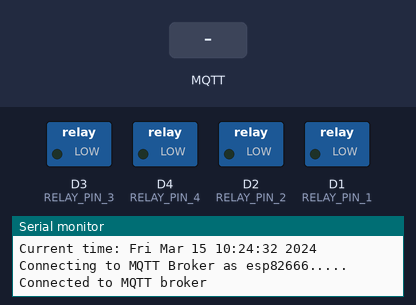
The sketch below on a simulated ESP8266 (NodeMCU). Parts: switched loads named in the sketch (green lamp = pin HIGH), the last lines printed to the serial monitor. The test bench sets the inputs (shaded band). WiFi joins after 1.5 s; servers stay silent unless stated; the local clock reads 2024-03-15 10:24:30 at power-on unless the sketch sets it; no MQTT or app messages arrive unless stated.

Above: at 3.2 s.
3.3 s: MQTT message "on" arrives on the first subscribed topic
At 4.1 s:
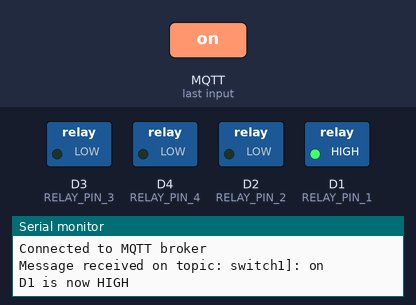
5.8 s: MQTT message "on" arrives on the second subscribed topic
At 6.5 s:
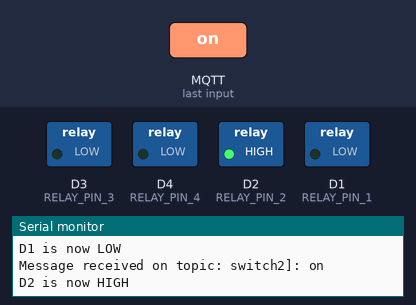
8.3 s: MQTT message "on" arrives on the third subscribed topic
At 9.1 s:
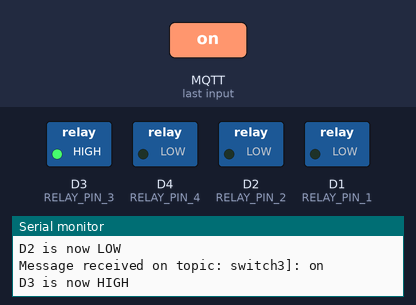
Timing chart, 0 to 11.3 s (numbered marks = the images above; inputs shaded):
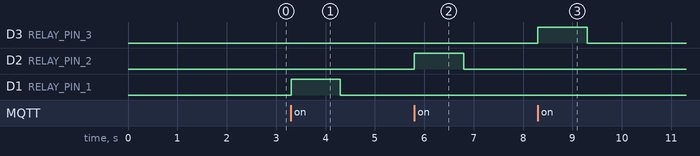

The sketch:

emqx.ino
```cpp
#include <ESP8266WiFi.h>
#include <PubSubClient.h>
#include <time.h>

// WiFi credentials
const char *ssid = "DILV-MEN-Plus";             // Replace with your WiFi name
const char *password = "dilv2023";   // Replace with your WiFi password

// MQTT Broker settings
const int mqtt_port = 8883;  // MQTT port (TLS)
const char *mqtt_broker = "oVYML80brgh0B5l0Nzm9RPtRvW6qQXrMIQRoMFIC6BxyPIuNBpqd+rupWuW/a/7B";  // EMQX broker endpoint
const char *mqtt_username = "hack";  // MQTT username for authentication
const char *mqtt_password = "hack";  // MQTT password for authentication

// NTP Server settings
const char *ntp_server = "114.118.7.161";     // Default NTP server
const long gmt_offset_sec = 0;            // GMT offset in seconds (adjust for your time zone)
const int daylight_offset_sec = 0;        // Daylight saving time offset in seconds

// WiFi and MQTT client initialization
BearSSL::WiFiClientSecure espClient;
PubSubClient mqtt_client(espClient);

// Relay pin definitions
#define RELAY_PIN_1 D1
#define RELAY_PIN_2 D2
#define RELAY_PIN_3 D3
#define RELAY_PIN_4 D4

// SSL certificate for MQTT broker
static const char ca_cert[] PROGMEM = R"EOF(
-----BEGIN CERTIFICATE-----
MIIDrzCCApegAwIBAgIQCDvgVpBCRrGhdWrJWZHHSjANBgkqhkiG9w0BAQUFADBh
MQswCQYDVQQGEwJVUzEVMBMGA1UEChMMRGlnaUNlcnQgSW5jMRkwFwYDVQQLExB3
d3cuZGlnaWNlcnQuY29tMSAwHgYDVQQDExdEaWdpQ2VydCBHbG9iYWwgUm9vdCBD
QTAeFw0wNjExMTAwMDAwMDBaFw0zMTExMTAwMDAwMDBaMGExCzAJBgNVBAYTAlVT
MRUwEwYDVQQKEwxEaWdpQ2VydCBJbmMxGTAXBgNVBAsTEHd3dy5kaWdpY2VydC5j
b20xIDAeBgNVBAMTF0RpZ2lDZXJ0IEdsb2JhbCBSb290IENBMIIBIjANBgkqhkiG
9w0BAQEFAAOCAQ8AMIIBCgKCAQEA4jvhEXLeqKTTo1eqUKKPC3eQyaKl7hLOllsB
CSDMAZOnTjC3U/dDxGkAV53ijSLdhwZAAIEJzs4bg7/fzTtxRuLWZscFs3YnFo97
nh6Vfe63SKMI2tavegw5BmV/Sl0fvBf4q77uKNd0f3p4mVmFaG5cIzJLv07A6Fpt
43C/dxC//AH2hdmoRBBYMql1GNXRor5H4idq9Joz+EkIYIvUX7Q6hL+hqkpMfT7P
T19sdl6gSzeRntwi5m3OFBqOasv+zbMUZBfHWymeMr/y7vrTC0LUq7dBMtoM1O/4
gdW7jVg/tRvoSSiicNoxBN33shbyTApOB6jtSj1etX+jkMOvJwIDAQABo2MwYTAO
BgNVHQ8BAf8EBAMCAYYwDwYDVR0TAQH/BAUwAwEB/zAdBgNVHQ4EFgQUA95QNVbR
TLtm8KPiGxvDl7I90VUwHwYDVR0jBBgwFoAUA95QNVbRTLtm8KPiGxvDl7I90VUw
DQYJKoZIhvcNAQEFBQADggEBAMucN6pIExIK+t1EnE9SsPTfrgT1eXkIoyQY/Esr
hMAtudXH/vTBH1jLuG2cenTnmCmrEbXjcKChzUyImZOMkXDiqw8cvpOp/2PV5Adg
06O/nVsJ8dWO41P0jmP6P6fbtGbfYmbW0W5BjfIttep3Sp+dWOIrWcBAI+0tKIJF
PnlUkiaY4IBIqDfv8NZ5YBberOgOzW6sRBc4L0na4UU+Krk2U886UAb3LujEV0ls
YSEY1QSteDwsOoBrp+uvFRTp2InBuThs4pFsiv9kuXclVzDAGySj4dzp30d8tbQk
CAUw7C29C79Fv1C5qfPrmAESrciIxpg0X40KPMbp1ZWVbd4=
-----END CERTIFICATE-----
)EOF";

// Function declarations
void connectToWiFi();
void connectToMQTT();
void syncTime();
void mqttCallback(char *topic, byte *payload, unsigned int length);

void setup() {
    Serial.begin(115200);
    pinMode(RELAY_PIN_1, OUTPUT);
    pinMode(RELAY_PIN_2, OUTPUT);
    pinMode(RELAY_PIN_3, OUTPUT);
    pinMode(RELAY_PIN_4, OUTPUT);
    connectToWiFi();
    syncTime();  // X.509 validation requires synchronization time
    mqtt_client.setServer(mqtt_broker, mqtt_port);
    mqtt_client.setCallback(mqttCallback);
    connectToMQTT();
}

void connectToWiFi() {
    WiFi.begin(ssid, password);
    while (WiFi.status() != WL_CONNECTED) {
        delay(1000);
        Serial.println("Connecting to WiFi...");
    }
    Serial.println("Connected to WiFi");
}

void syncTime() {
    configTime(gmt_offset_sec, daylight_offset_sec, ntp_server);
    Serial.print("Waiting for NTP time sync: ");
    while (time(nullptr) < 8 * 3600 * 2) {
        delay(1000);
        Serial.print(".");
    }
    Serial.println("Time synchronized");
    struct tm timeinfo;
    if (getLocalTime(&timeinfo)) {
        Serial.print("Current time: ");
        Serial.println(asctime(&timeinfo));
    } else {
        Serial.println("Failed to obtain local time");
    }
}

void connectToMQTT() {
    BearSSL::X509List serverTrustedCA(ca_cert);
    espClient.setTrustAnchors(&serverTrustedCA);
    while (!mqtt_client.connected()) {
        String client_id = "esp82666";
        Serial.printf("Connecting to MQTT Broker as %s.....\n", client_id.c_str());
        if (mqtt_client.connect(client_id.c_str(), mqtt_username, mqtt_password)) {
            Serial.println("Connected to MQTT broker");
            mqtt_client.subscribe("switch1");
            mqtt_client.subscribe("switch2");
            mqtt_client.subscribe("switch3");
            mqtt_client.subscribe("switch4");
            mqtt_client.publish("switch1", "Hi EMQX I'm ESP82666 ^^");
        } else {
            char err_buf[128];
            espClient.getLastSSLError(err_buf, sizeof(err_buf));
            Serial.print("Failed to connect to MQTT broker, rc=");
            Serial.println(mqtt_client.state());
            Serial.print("SSL error: ");
            Serial.println(err_buf);
            delay(5000);
        }
    }
}

void mqttCallback(char *topic, byte *payload, unsigned int length) {
    Serial.print("Message received on topic: ");
    Serial.print(topic);
    Serial.print("]: ");
    for (int i = 0; i < length; i++) {
        Serial.print((char) payload[i]);
    }
    Serial.println();

    String message;
    for (int i = 0; i < length; i++) {
        message += (char)payload[i];
    }

    if (String(topic) == "switch1" && message == "on") {
        digitalWrite(RELAY_PIN_1, HIGH);
        Serial.println("D1 is now HIGH");
        delay(1000);
        digitalWrite(RELAY_PIN_1, LOW);
        Serial.println("D1 is now LOW");
    } else if (String(topic) == "switch2" && message == "on") {
        digitalWrite(RELAY_PIN_2, HIGH);
        Serial.println("D2 is now HIGH");
        delay(1000);
        digitalWrite(RELAY_PIN_2, LOW);
        Serial.println("D2 is now LOW");
    } else if (String(topic) == "switch3" && message == "on") {
        digitalWrite(RELAY_PIN_3, HIGH);
        Serial.println("D3 is now HIGH");
        delay(1000);
        digitalWrite(RELAY_PIN_3, LOW);
        Serial.println("D3 is now LOW");
    } else if (String(topic) == "switch4" && message == "on") {
        digitalWrite(RELAY_PIN_4, HIGH);
        Serial.println("D4 is now HIGH");
        delay(1000);
        digitalWrite(RELAY_PIN_4, LOW);
        Serial.println("D4 is now LOW");
    }
}

void loop() {
    if (!mqtt_client.connected()) {
        connectToMQTT();
    }
    mqtt_client.loop();
}
```

Measured:
- after the input at 3.3 s, D1 (RELAY_PIN_1): LOW → HIGH at once, → LOW 1.0 s later
- after the input at 5.8 s, D2 (RELAY_PIN_2): LOW → HIGH at once, → LOW 1.0 s later
- after the input at 8.3 s, D3 (RELAY_PIN_3): LOW → HIGH at once, → LOW 1.0 s later
